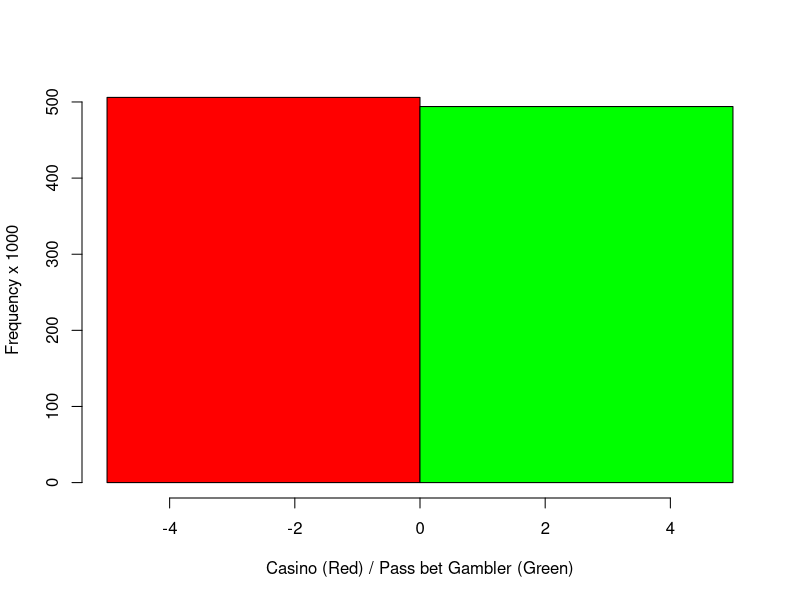
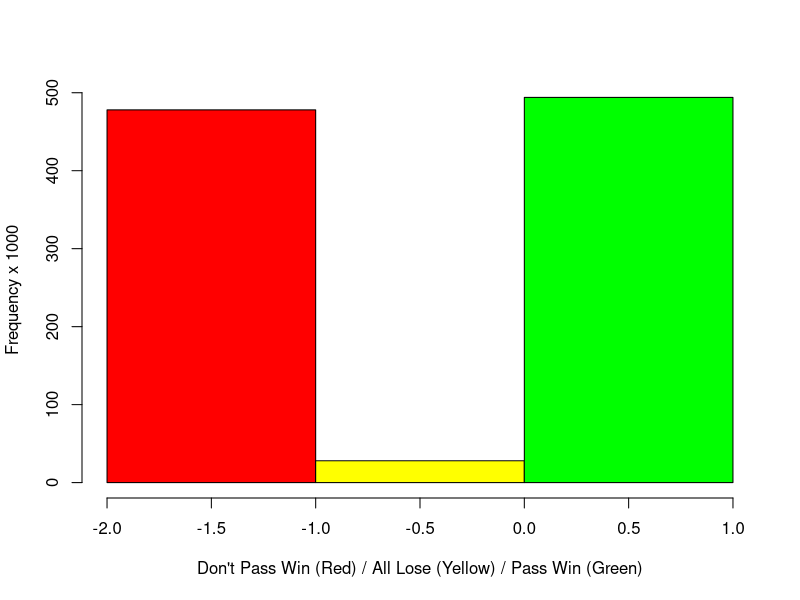
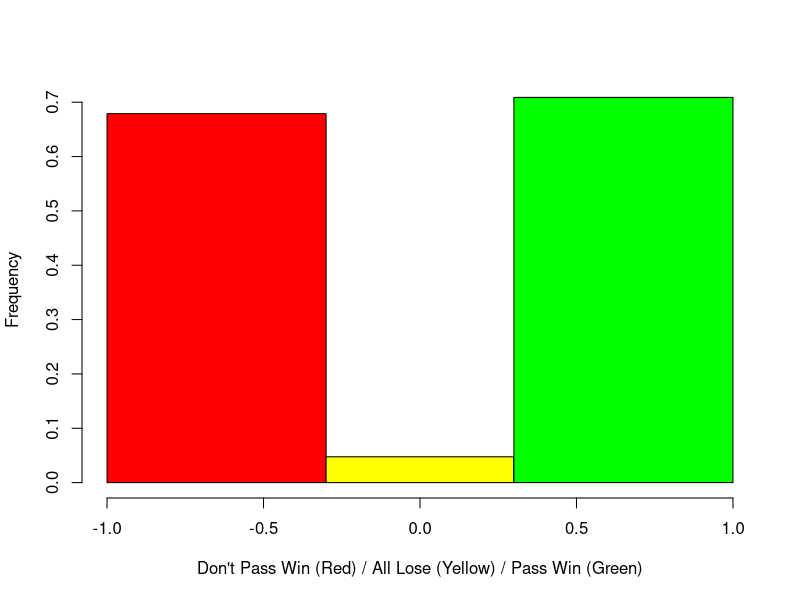

Here is the R script that generated these plots, in order:
## ---- chunk 1
# Added this "clear all" section to make sure we can run use "Chunks/Run All"" without conflict.
# Still does not catch package info, but that will be seen when knit.

# Start with a Clean memory
rm(list=ls())

# Supress warnings particularly during loading of libraries
options(warn=-1)
## ---- chunk 2
# Library and Directory Config

# Add all required packages here. 
required.packages <- c("xtable")

# Check to see if packages in required.packages are installed
have.pkgs <- required.packages %in% installed.packages()

if(length(required.packages) > sum(have.pkgs)){
  install.packages(required.packages[!have.pkgs])
}

for(pkg in required.packages){
  library(pkg, character.only = TRUE, quietly=TRUE, warn.conflicts=FALSE)
}

# Make sure we're in the right working directory:  "Code"
if("Code" %in% list.files()){
  setwd("Code")
}

if(!("Code" %in% list.files("..")))
{
  stop
}

# Disable scientific notation
options(xtable.comment = FALSE)
## ---- chunk 3
win <- 3/36*3/9*2 + 4/36*4/10*2 + 5/36*5/11*2 + 6/36 + 2/36
## ---- chunk 4
df <- data.frame(bins=c(runif(1,0,1)))
for (i in 1:(round(win,3)*1000)) {
  df <- rbind(df, data.frame(bins=c(1)))
}
for (i in 1:((1-round(win,3)-round(1/36,3))*1000-1)) {
  df <- rbind(df, data.frame(bins=c(runif(1,-2,-1))))
}
for (i in 1:(round(1/36,3)*1000)) {
  df <- rbind(df, data.frame(bins=c(runif(1,-1,0))))
}
# cat("Graphical representation of Shooter's Lose/Win:\n")
hist(df$bins, breaks=1.5, col=c("red","green"), main="", xlab="Casino (Red) / Pass bet Gambler (Green)", ylab="Frequency x 1000")
## ---- chunk 5
# cat("Graphical representation of Pass / Don't Pass Win:\n")
boundaries <- seq(-2, 1, by=1);
colors = c("red", "yellow", "green")
hist(df$bins, breaks=boundaries, col=colors, main="", xlab="Don't Pass Win (Red) / All Lose (Yellow) / Pass Win (Green)", ylab="Frequency x 1000")
## ---- chunk 6
# Number of simulation
N = 10000
cat("Number of simulations = ", N, sep="")

# Define data frame
# First roll: dice1 = fx, dice2 = fy
# Last roll:  dice1 = lx, dice2 = ly
# n = number of rolls
# flag: -1 = Don't Pass, 1 = Pass, 0 = Boxcars
data = data.frame(fx=c(0), fy=c(0), lx=c(0), ly=c(0), n=c(0), flag=c(NA))

for (i in 1:N) {
  
  # n: number of times dice rolls
  n <- 1
  
  # First roll
  fx <- sample(1:6,1)
  fy <- sample(1:6,1)
  shooter <- fx + fy
  
  if (shooter == 12){
    data <- rbind(data, data.frame(fx=c(fx), fy=c(fy), lx=c(""), ly=c(""), n=c(n), flag=c(0)))
  } else if ((shooter == 7)||(shooter==11)){
    data <- rbind(data, data.frame(fx=c(fx), fy=c(fy), lx=c(""), ly=c(""), n=c(n), flag=c(1)))
  } else if ((shooter == 2)||(shooter==3)){
    data <- rbind(data, data.frame(fx=c(fx), fy=c(fy), lx=c(""), ly=c(""), n=c(n), flag=c(-1)))
  } else{
    point <- shooter

    repeat{
      n <- n + 1
      
      # n-th roll
      lx <- sample(1:6,1)
      ly <- sample(1:6,1)

      if (lx + ly == 7){
        data <- rbind(data, data.frame(fx=c(fx), fy=c(fy), lx=c(lx), ly=c(ly), n=c(n), flag=c(-1)))
        break
      }
      else if (lx + ly == point){
        data <- rbind(data, data.frame(fx=c(fx), fy=c(fy), lx=c(lx), ly=c(ly), n=c(n), flag=c(1)))
        break
      }
    }
  }
}

# Remove first row inserted at part of initialization
data <- data[!is.na(data$flag),]
#print(data, row.names = FALSE)
## ---- chunk 7
print(head(data, n=25), row.names=FALSE)
## ---- chunk 8
print(tail(data, n=10), row.names=FALSE)
## ---- chunk 9
hist(data$flag, breaks=c(-1,-0.3,0.3,1), col=c("red","yellow","green"), main="", xlab="Don't Pass Win (Red) / All Lose (Yellow) / Pass Win (Green)", ylab="Frequency")
